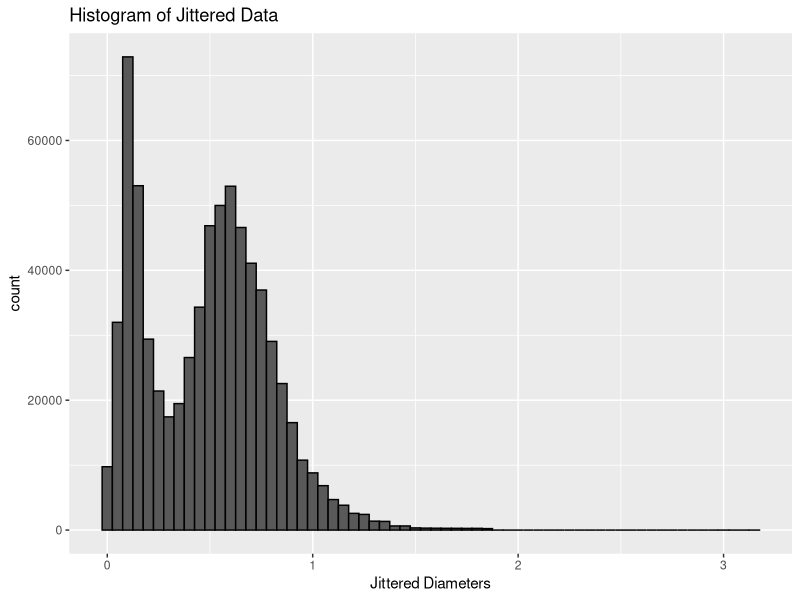
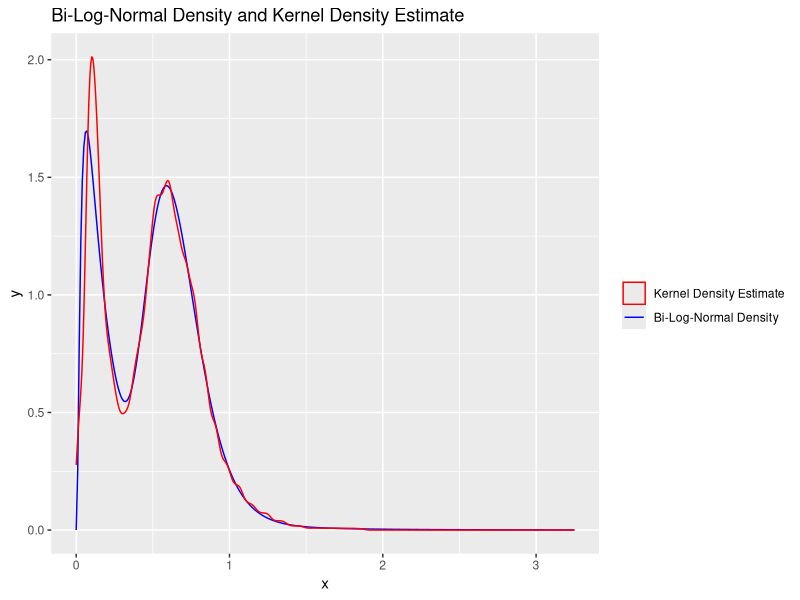

The R script that drew these images, in order: (Note: a time limit stopped this script after it produced the figures.)
## ---- chunk 1
knitr::opts_chunk$set(echo = FALSE)
## ---- chunk 2
library("ggplot2")
library("knitr")
set.seed(1) # set a seed for reproducibility
data = read.csv(file = "1_snow_particles.csv")
num_inbin = rep(0, length(data$X)) # store the number of datapoints in each bin here
num_part = data$particles.detected[1] # number of total datapoints
for (i in 1:length(data$X)) {
  num_inbin[i] = round(data$retained....[i] / 100 * num_part) #rounded number of data in the i-th bin, need to jitter the data in the next step
}
# jittering the data
n = sum(num_inbin) #cnumber of data points
counter = 0
jittered_data = rep(0, n) 
data$endpoint[52] = 3.25 # s.t. all the bins are of comparable size
for (i in 1:length(num_inbin)) {
  interval_length = data$endpoint[i] - data$startpoint[i]
  for(j in 1:num_inbin[i]) {
    jittered_data[j + counter] = data$startpoint[i] + 
      runif(1, min = 0, max = interval_length)
  }
  counter = counter + num_inbin[i]
}
ggplot(data.frame(jittered_data), aes(x = jittered_data)) + 
  geom_histogram(color="black", binwidth = 0.05) + 
  labs(title = "Histogram of Jittered Data", x = "Jittered Diameters")
#hist(jittered_data, breaks=1000)
## ---- chunk 3
# function to sample rom a bi-log-normal distribution
rbilnorm <- function(N, mu1, mu2, sigma1, sigma2, tau){
  ind <- I(runif(N) > tau)
  X <- rep(0,N)
  X[ind] <- rlnorm(sum(ind), mu1, sigma1)
  X[!ind] <- rlnorm(sum(!ind), mu2, sigma2)
  return(X)
}

# pdf for the bi-log-mormal distribution
dbilnorm <- function(x, mu1, mu2, sigma1, sigma2, tau){
  y <- (1-tau)*dlnorm(x, mu1, sigma1) + tau * dlnorm(x, mu2, sigma2)
  return(y)
}

# EM algorithm for the bi-log-normal model
EM = function(x, mu1, mu2, sigma1, sigma2, tau) {
  n = length(x)
  lold = 0
  lnew = 10
  while (abs(lold-lnew) > 10^-2) {
    #calculate log likelihood for convergence criteria
    lold = sum(log((1 - tau)*dlnorm(x, mean = mu1, sd = sigma1) + tau * dlnorm(x, mean = mu2, sd = sigma2)))
    p = dlnorm(x, mean = mu2, sd = sigma2) * tau / dbilnorm(x, mu1, mu2, sigma1, sigma2, tau)
    #update the parameters according to ML estimates
    tau = 1/n * sum(p)
    mu1 = sum(log(x) * (1 - p)) / sum(1 - p)
    mu2 = sum(log(x) * p) / sum(p)
    sigma1 = sqrt(sum((1 - p) * ((log(x) - mu1)^2)) / sum(1 - p))
    sigma2 = sqrt(sum(p * ((log(x) - mu2)^2)) / sum(p))
    #calculate log likelihood for convergence criteria
    lnew = sum(log((1 - tau)*dlnorm(x, mean = mu1, sd = sigma1) + tau * dlnorm(x, mean = mu2, sd = sigma2)))
  }
  return(c(mu1, mu2, sigma1, sigma2, tau))
}

# set the starting values by looking at the histogram of the jittered data
mu1 <- -3
mu2 <- -0.5
sigma1 <- 0.3
sigma2 <- 0.4
tau <- 0.7
estim = EM(jittered_data, mu1, mu2, sigma1, sigma2, tau)
#plot the kernel density estimator and bi-log-normal density
grid = seq(from = 0, to = 3.25, by = 0.01)
pdf_est = dbilnorm(grid, estim[1], estim[2], estim[3], estim[4], estim[5])
ggplot() + 
  geom_line(aes(x = grid, y = pdf_est, color = "Bi-Log-Normal Density")) + 
  geom_density(aes(x = jittered_data, color = "Kernel Density Estimate"),
               kernel = "gaussian") + 
  labs(title = "Bi-Log-Normal Density and Kernel Density Estimate", x = "x", y = "y") + 
  scale_color_manual(name = "",
                     breaks=c('Kernel Density Estimate', 'Bi-Log-Normal Density'),
                     values=c('Kernel Density Estimate'='red',
                              'Bi-Log-Normal Density'='blue'))
## ---- chunk 4
# function calculating the cdf of a bilognornal distribution<
cdfbilognorm = function(x, mu1, mu2, sigma1, sigma2, tau) {
  y <- (1 - tau) * plnorm(x, mu1, sigma1) + tau * plnorm(x, mu2, sigma2)
  return(y)
}

# function calculating the negative log likelihood of the binned data (which we want to minimize)
negloglikelihood = function(par, data, num_inbin) {
  logli = 0 # start at 0 and sum op at each datapoint
  mu1 = par[1]
  mu2 = par[2]
  sigma1 = par[3]
  sigma2 = par[4]
  tau = par[5]
  for (i in 1:length(data$X)) {
    logli = logli + (num_inbin[i]) * log((cdfbilognorm(data$endpoint[i], mu1, mu2, sigma1, sigma2, tau) - 
                       cdfbilognorm(data$startpoint[i], mu1, mu2, sigma1, sigma2, tau)))
  }
  return(-logli) #return the negative log likelihood
}

out = optim(par = estim, fn = negloglikelihood, method = "Nelder-Mead", data = data,
            num_inbin = num_inbin)
estim_opt = as.numeric(unlist(out[1]))
mu1_opt = estim_opt[1]
mu2_opt = estim_opt[2]
sigma1_opt = estim_opt[3]
sigma2_opt = estim_opt[4]
tau_opt = estim_opt[5]
## ---- chunk 5
df_table = data.frame(
  Name = c("$\\mu_1$", "$\\mu_2$", "$\\sigma_1$", "$\\sigma_2$", "$\\tau$"),
  Value = estim_opt
)
kable(df_table, caption = "Parameter estimates obtained by optimizing the binned log likelihood using the results of the EM algorithm on the jittered data as starting point.", digits = 3)
## ---- chunk 6
n_bootstrap = 100 # number of bootstrap samples
ndata_boot = 705044 # number of data in bootstrap sample
bootstrap_data = matrix(nrow = ndata_boot, ncol = n_bootstrap) 
for (i in 1:n_bootstrap) {
  bootstrap_data[, i] = rbilnorm(ndata_boot, mu1_opt, mu2_opt, sigma1_opt, sigma2_opt, tau_opt)
}
#bin the bootstrap data
binned_bootstrap_data = matrix(nrow = length(data$X), ncol = n_bootstrap)
for (i in 1:n_bootstrap) {
  for (j in 1:length(data$X)) {
    counter = 0
    for (k in 1:ndata_boot) {
      if (data$startpoint[j] <= bootstrap_data[k, i] && data$endpoint[j] > bootstrap_data[k, i]) {
        counter = counter + 1
      }
    }
    binned_bootstrap_data[j, i] = counter # number of data points in j-th bin
  }
}

# jitter the binned bootstrap samples
jittered_boot_data = matrix(nrow = ndata_boot, ncol = n_bootstrap)
for (k in 1:n_bootstrap) {
  counter = 0
  for (i in 1:length(data$X)) {
    interval_length = data$endpoint[i] - data$startpoint[i]
    for(j in 1:binned_bootstrap_data[i, k]) {
      if (binned_bootstrap_data[i, k] == 0) {
        next
      }
      jittered_boot_data[j + counter, k] = data$startpoint[i] + 
        runif(1, min = 0, max = interval_length)
    }
    counter = counter + binned_bootstrap_data[i, k]
  }
}

#estimate the parameters for each bootstrap sample
estim_boot = matrix(nrow = 5, ncol = n_bootstrap)
for (i in 1:n_bootstrap) {
  estim_boot[, i] = EM(jittered_boot_data[, i], mu1, mu2, sigma1, sigma2, tau)
}

#use optimizetion as before for the binned bootstrap data
estim_boot_opt = matrix(nrow = 5, ncol = n_bootstrap)
for (i in 1:n_bootstrap) {
  out = optim(par = estim_boot[, i], fn = negloglikelihood, method="Nelder-Mead",
              data = data, num_inbin = binned_bootstrap_data[, i])
  estim_boot_opt[, i] = as.numeric(unlist(out[1]))
}
 
#Calculate the kolmogorov smirnoff statisitc
#To calculate it we create data in such a way to create ecdf for binned data
#That means we will put each datapoint at the end of its bin
counter = 0
ecdf_data = rep(0, n)
for (i in 1:length(num_inbin)) {
  for(j in 1:num_inbin[i]) {
    if (num_inbin[i] == 0) {
      next
    }
    ecdf_data[j + counter] = data$endpoint[i]
  }
  counter = counter + num_inbin[i]
}
ecdf_binned = ecdf(ecdf_data) #now calculate ecdf using the prepared data
grid = seq(from = 0, to = 3.25, by = 0.01) #grid to compare distribution functions on (for KS statistic)
kol_smir = 0 
for (i in 1:length(grid)) {
  a = abs(ecdf_binned(grid[i]) - 
            cdfbilognorm(grid[i], mu1_opt, mu2_opt, sigma1_opt, sigma2_opt, tau_opt))
  if (a > kol_smir) {
    kol_smir = a
  }
}

#calculate T_b^* (similar to KS statistic)
T_b = rep(0, n_bootstrap)
for (k in 1:n_bootstrap) {
  counter = 0
  ecdf_boot_data = rep(0, ndata_boot)
  for (i in 1:length(data$X)) {
    for(j in 1:binned_bootstrap_data[i, k]) {
      if (binned_bootstrap_data[i, k] == 0) {
        next
      }
      ecdf_boot_data[j + counter] = data$endpoint[i] 
    }
    counter = counter + binned_bootstrap_data[i, k]
  }
  ecdf_boot = ecdf(ecdf_boot_data)
  for (j in 1:length(grid)) {
    a = abs(ecdf_boot(grid[j]) - 
              cdfbilognorm(grid[j], estim_boot_opt[1, k], estim_boot_opt[2, k], 
                           estim_boot_opt[3, k], estim_boot_opt[4, k], estim_boot_opt[5, k]))
    if (a > T_b[k]) {
      T_b[k] = a
    }
  }
}

#calculate the estimated p value
a = 0
for (k in 1:n_bootstrap) {
  if (T_b[k] > kol_smir) {
    a = a + 1
  }
}
p = 1 / (n_bootstrap + 1) * (a + 1)
print(p)
## ---- chunk 7
ecdf_param = cdfbilognorm(grid, mu1_opt, mu2_opt, sigma1_opt, sigma2_opt, tau_opt)
ggplot() + 
  stat_ecdf(aes(x = ecdf_data, color = "Empirical CDF")) + 
  geom_line(aes(x = grid, y = ecdf_param, color = "Bi-Log-Normal CDF")) + 
  scale_color_manual(name = "",
                     breaks=c('Empirical CDF', 'Bi-Log-Normal CDF'),
                     values=c('Empirical CDF'='red', 'Bi-Log-Normal CDF'='blue')) + 
  labs(x = "x", y = "y", title = "Bi-Log-Normal CDF and Empirical CDF")
